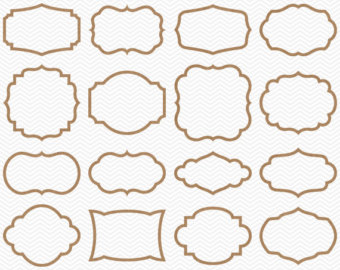
%> input picture MATLAB/rembrandt/functions/scaling/all_shapes.jpg, 340 x 270 px
$ octave input_xp.m   (GNU Octave 9; MATLAB toolbox functions it lacks are replaced by stand-ins)
%> lines starting %> are read from the running program, lines starting %| are printed output that depends on the picture; in (x1, y1, x2, y2) boxes, pixels count from 0 and x2, y2 are one past the last pixel; in counts of white or black regions, pixels touching at a corner belong together; the program's own positions count from 1
### MATLAB/rembrandt/functions/scaling/output_image_matrix.m
function output_image_matrix(I,OFILENAME)

% I = 2d image
size_X = size(I,1);
size_Y = size(I,2);

o_file = fopen(OFILENAME,'w');

fprintf(o_file,strcat('%d\n'),size_X);
fprintf(o_file,strcat('%d\n'),size_Y);

I2 = reshape(I.',[size_X*size_Y 1]);
fprintf(o_file,'%d\n',I2);


end

### MATLAB/rembrandt/functions/scaling/input_xp.m
clc;
clear;
close all;

FILENAME = 'all_shapes.jpg';
OUTPUT_IMAGE_FILENAME = 'all_shapes_final.jpg'
OUTPUT_FILENAME = 'MATRIX.txt';

M = 220;
N = 280;

I = imread(FILENAME);
%> I is the input picture: size 270x340x3 uint8; mean R, G, B 239.3, 235.1, 230.9
J = rgb2gray(I);
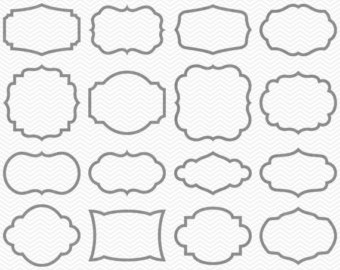
%> J: size 270x340 uint8; min 119, max 255, mean 235.9
J = imbinarize(J);
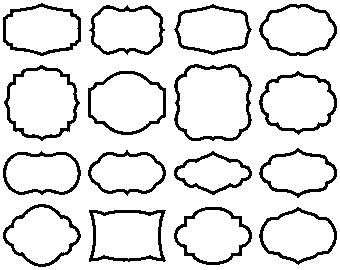
%> J: size 270x340 logical; 88.1% white; 16 black regions, largest, box (x1, y1, x2, y2) and area: (174, 64, 252, 141) 852, (4, 65, 80, 141) 802, (89, 210, 166, 262) 772
R = zeros(size(J));

m = size(J,1);
%> m = 270
n = size(J,2);
%> n = 340

% rotation
if n>m
    R = J.';
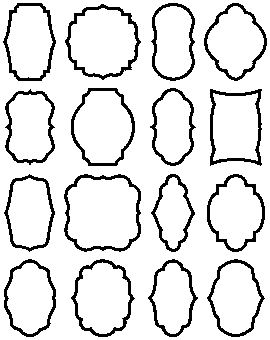
%> R: size 340x270 logical; 88.1% white; 16 black regions, largest, box (x1, y1, x2, y2) and area: (64, 174, 141, 252) 852, (65, 4, 141, 80) 802, (210, 89, 262, 166) 772
    m = size(R,1);
%> m = 340
    n = size(R,2);
%> n = 270
else
    R = J;
end


% scaling
k=1;
if (m>M && n>N)

    diff1 = M-m;
    diff2 = N-n;

    if diff1 > diff2
        k = N/n;
    elseif diff1 < diff2
        k = M/m;
    else % diff1 = diff2
        k = M/m; % take any
    end


elseif(m>M && n<N)
        k = M/m;
%> k = 0.647
elseif(m<M && n>N)
        k = N/n;
elseif(m<M && n<N)
    diff1 = M-m;
    diff2 = N-n;

    if diff1 > diff2
        k = M/m;
    elseif diff1 < diff2
        k = N/n;
    else % diff1 = diff2
        k = M/m; % take any
    end
end

S = imresize(R,k);
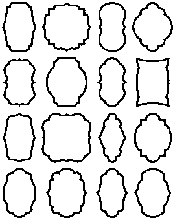
%> S: size 220x175 logical; 88.3% white; black in thin lines or dots

S = imcomplement(S);
%> S: size 220x175 logical; 11.7% white in thin lines or dots
subplot(1,3,1),imshow(J),title('original')
subplot(1,3,2),imshow(R),title('rotated')
subplot(1,3,3),imshow(S),title('scaled')

imwrite(S,OUTPUT_IMAGE_FILENAME);

output_image_matrix(S,OUTPUT_FILENAME) ;
%> in output_image_matrix, `I2 = reshape(I.',[size_X*size_Y 1]);`: I2 = 38500 logical values, 4510 true
